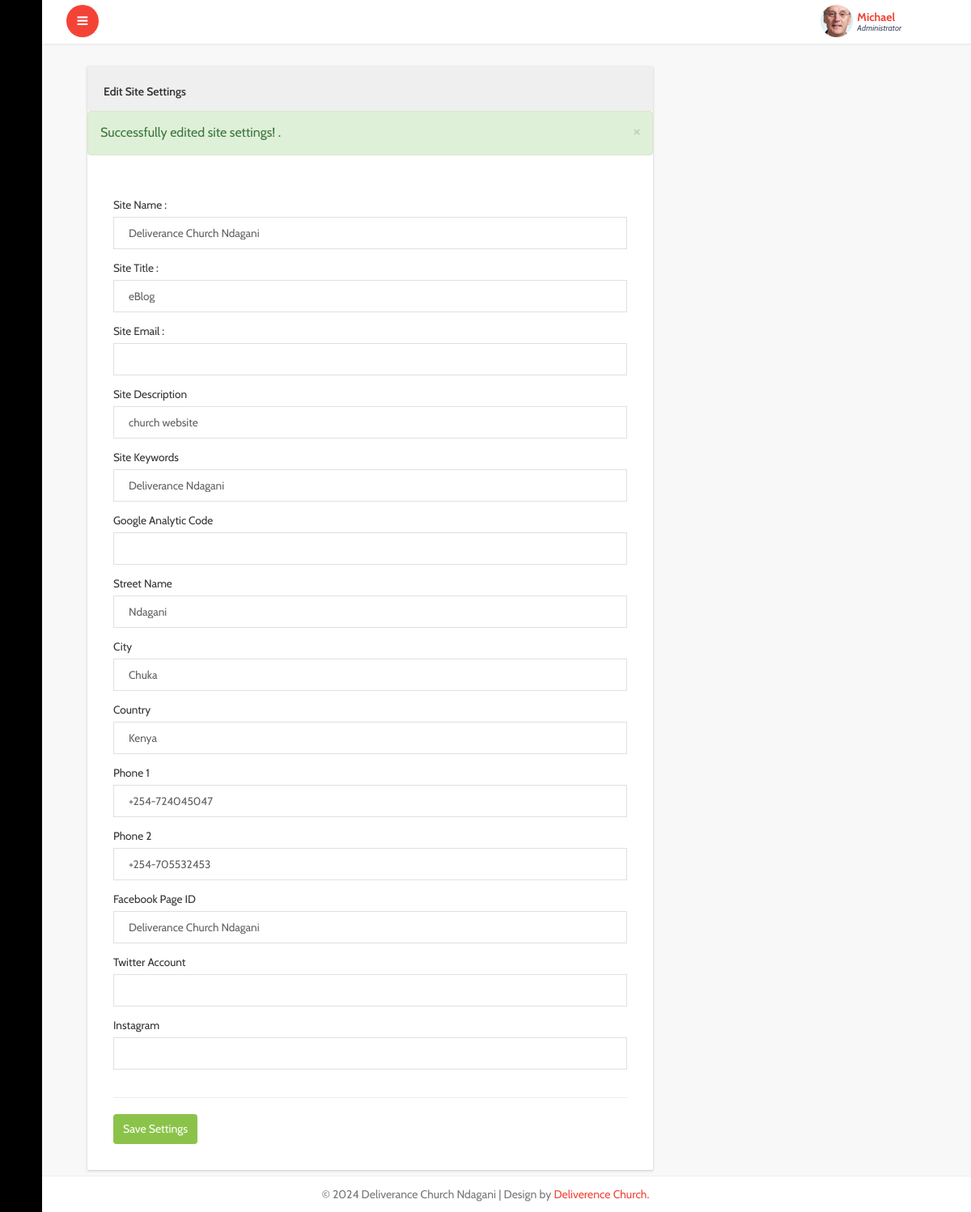
The page /admin/settings.php?success=true (signed in) on the database its author committed.
### tables this page shows
CREATE TABLE `settings` (
  `id` int NOT NULL,
  `site_name` varchar(45) NOT NULL,
  `site_title` varchar(60) NOT NULL,
  `email` varchar(60) NOT NULL,
  `site_desc` varchar(350) NOT NULL,
  `site_keyword` varchar(250) NOT NULL,
  `google_code` varchar(1000) NOT NULL,
  `street` varchar(100) NOT NULL,
  `city` varchar(60) NOT NULL,
  `country` varchar(50) NOT NULL,
  `phone` varchar(15) NOT NULL,
  `facebook` varchar(45) NOT NULL,
  `twitter` varchar(34) NOT NULL,
  `linkedin` varchar(45) NOT NULL,
  `status` varchar(25) NOT NULL
);

### admin/settings.php (the view, shortened to what this page needs)
<?php include "header.php"; ?>
			<div id="page-wrapper">
				<div class="graphs">
					<div class="xs">
						<div class="col-md-8 inbox_right">
							<div class="Compose-Message">
								<div class="panel panel-default">
									<div class="panel-heading">
									Edit Site Settings
									</div>
									<?php if(get("success")):?>
                                            <div>
                                               <?=App::message("success", "Successfully edited site settings!")?>
                                            </div>
                                            <?php endif;?>
									<div class="panel-body panel-body-com-m">
										 <?php
				$result = $db->prepare("SELECT * FROM settings");
				$result->execute();
				for($i=0; $row = $result->fetch(); $i++){
               ?>
                <form class="com-mail"  action="save-setting.php" method="post" enctype="multipart/form-data">
												<label>Site Name : </label>
												<input type="text" name="site_name" value="<?php echo $row['site_name']; ?>" class="form-control1 control3">
												<label>Site Title : </label>
												<input type="text" name="site_title" value="<?php echo $row['site_title']; ?>" class="form-control1 control3">
												<label>Site Email : </label>
												<input type="text" name="email" value="<?php echo $row['email']; ?>" class="form-control1 control3">
												<label>Site Description </label>
												<input type="text" name="site_desc" value="<?php echo $row['site_desc']; ?>" class="form-control1 control3"></textarea>
												<label>Site Keywords </label>
												<input type="text" name="site_keyword" value="<?php echo $row['site_keyword']; ?>" class="form-control1 control3">
												<label>Google Analytic Code </label>
												<input type="text" name="google_code" value="<?php echo $row['google_code']; ?>" class="form-control1 control3"></textarea>
												<label>Street Name</label>
												<input type="text" name="street" value="<?php echo $row['street']; ?>" class="form-control1 control3">
												<label>City </label>
												<input type="text" name="city" value="<?php echo $row['city']; ?>"class="form-control1 control3">
												<label>Country </label>
												<input type="text" name="country" value="<?php echo $row['country']; ?>" class="form-control1 control3">
												<label>Phone 1</label>
												<input type="text" name="phone" value="<?php echo $row['phone']; ?>"class="form-control1 control3">
												<label>Phone 2</label>
												<input type="text" name="linkedin" value="<?php echo $row['linkedin']; ?>" class="form-control1 control3">
												<label>Facebook Page ID</label>
												<input type="text" name="facebook" value="<?php echo $row['facebook']; ?>" class="form-control1 control3">
												<label>Twitter Account </label>
												<input type="text" name="twitter" value="<?php echo $row['twitter']; ?>" class="form-control1 control3">
												<label>Instagram </label>
												<input type="text" name="status" value="<?php echo $row['status']; ?>" class="form-control1 control3">
			      		<hr>
											<input type="submit" value="Save Settings">
										</form><?php
}
?>
									</div>
								 </div>
							  </div>
						</div>
					</div>
				</div>
			</div>
		</div>
		<?php include "footer.php"; ?>

### rows shown on the page
settings: site_name "Deliverance Church Ndagani", site_title "eBlog", site_desc "church website", site_keyword "Deliverance Ndagani", street "Ndagani", city "Chuka", country "Kenya", phone "+254-724045047", linkedin "+254-705532453", facebook "Deliverance Church Ndagani"

### other values the page prints
$message "Successfully edited site settings!"
